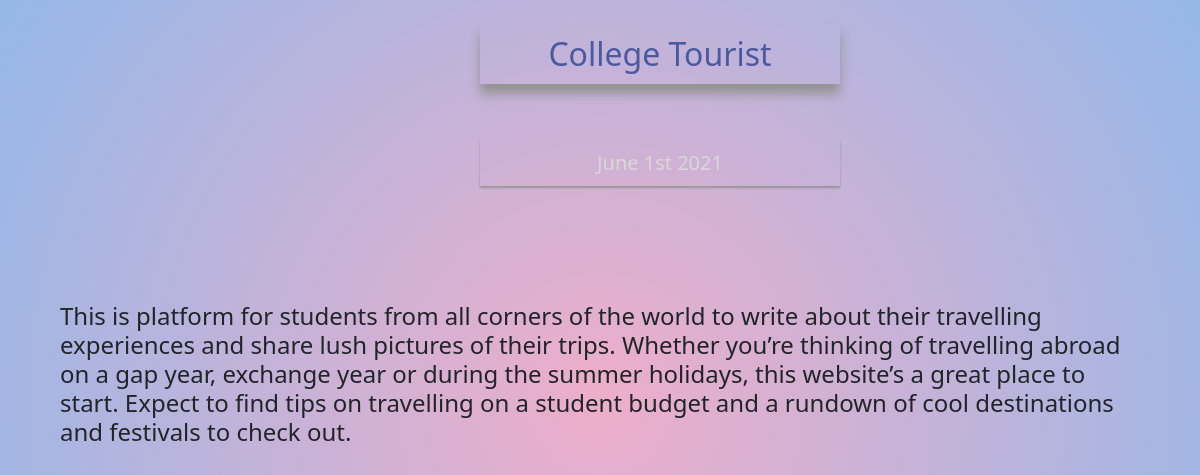
Page /blog/7/ on the committed database.
### Blog/models.py (models this page shows, shortened)
class Blogs(models.Model):
    title=models.CharField(max_length=150)
    date=models.DateField()
    description=models.TextField()

### Blog/views.py (the view)
# urls.py: path('<int:blog_id>/', views.details, name='details')
def details(request,blog_id):
    id=get_object_or_404(Blogs,pk=blog_id)
    return render (request,'blog/details.html', {'id':id})

### Blog/templates/blog/details.html (shortened to what this page needs)
<html lang="en">
<head>
    <link href="https://cdn.jsdelivr.net/npm/bootstrap@5.0.1/dist/css/bootstrap.min.css" rel="stylesheet">
</head>
<body style=" background: rgb(238,174,202);
background: radial-gradient(circle, rgba(238,174,202,1) 0%, rgba(148,184,233,1) 100%);">
<div>
<br><h2 style="text-align: center;
    color:rgb(75, 90, 160);
    width: 30%;
    padding: 10px;
    margin-left: 40%;
    border: 1px solid;
    border-color: transparent transparent;
    box-shadow: 0 10px 10px rgb(148, 148, 148);">{{ id.title }}</h2><br>
<br><h5 style="text-align: center;
    color:rgb(216, 216, 216);
    width: 30%;
    padding: 10px;
    margin-left: 40%;
    border: 1px solid;
    border-color: transparent transparent;
    box-shadow: 0 2px 2px rgb(148, 148, 148);">{{ id.date|date:'F jS Y' }}</h5><br>
    <br>
    <h4 style="padding: 5%;">{{ id.description|safe }}</h4>
</div>
</body>
</html>

### rows in the picture
Blogs: title "College Tourist", date "June 1st 2021", description "This is platform for students from all corners of the world to write about their travelling experiences and share lush pictures of their trips. Whether you’re thinking of travelling abroad on a gap year, exchange year or during the summer holidays, this website’s a great place to start. Expect to find tips on travelling on a student budget and a rundown of cool destinations and festivals to check out."
